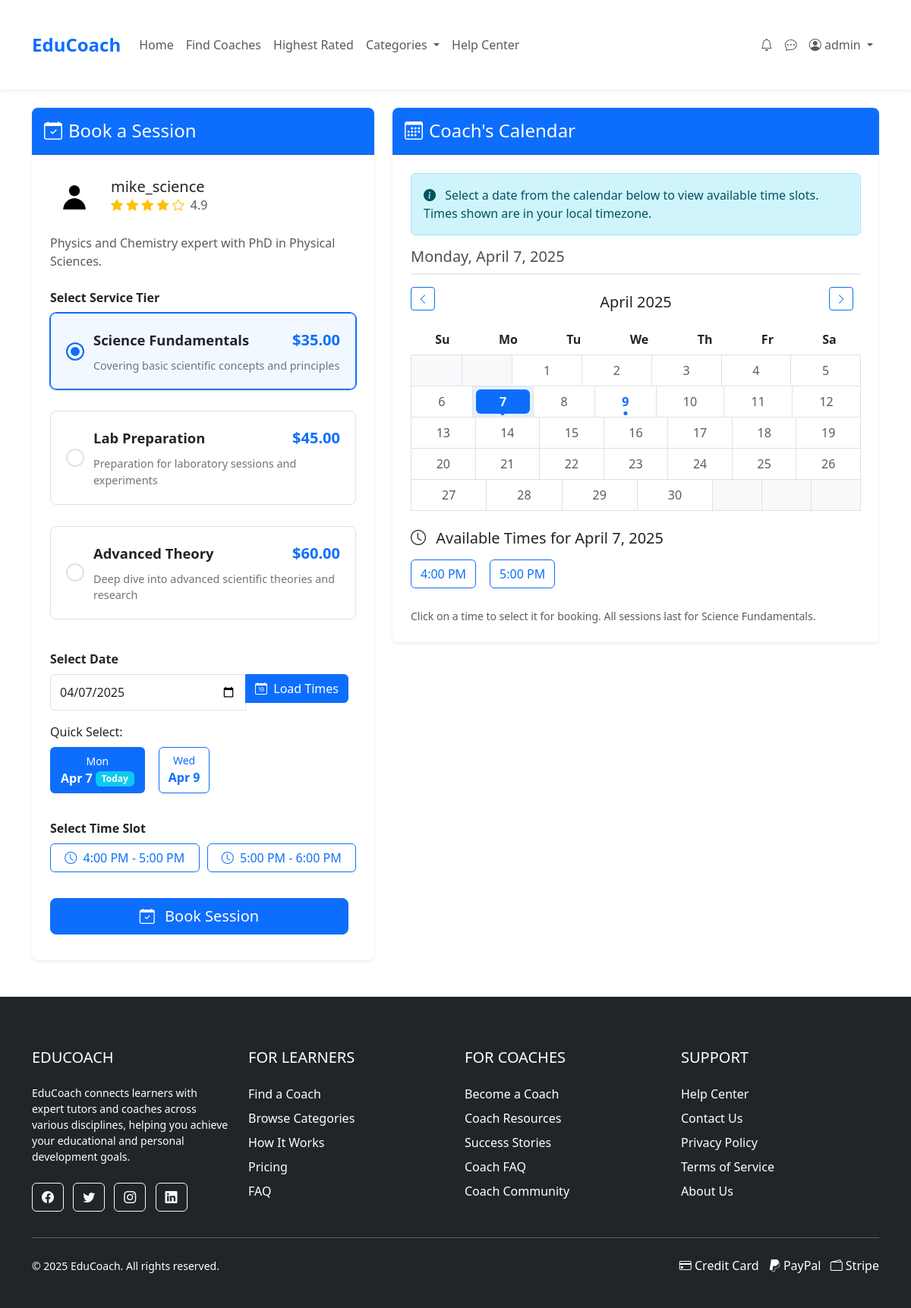
The app's page /pages/book.php?coach_id=3&tier_id=7 (signed in) with its own data.
### tables this page shows
CREATE TABLE IF NOT EXISTS Coaches (
    coach_id INT PRIMARY KEY AUTO_INCREMENT,
    user_id INT,
    headline VARCHAR(255),  
    about_me TEXT,  
    experience VARCHAR(50),  
    hourly_rate DECIMAL(8,2),  
    video_url VARCHAR(255),  
    custom_category VARCHAR(100) NULL,  
    rating DECIMAL(3,2) DEFAULT 0,
    created_at TIMESTAMP DEFAULT CURRENT_TIMESTAMP
);

CREATE TABLE IF NOT EXISTS Users (
    user_id INT PRIMARY KEY AUTO_INCREMENT,
    username VARCHAR(50) NOT NULL,
    email VARCHAR(100) NOT NULL UNIQUE,
    password_hash VARCHAR(255) NOT NULL,
    user_type ENUM('regular', 'business', 'admin') DEFAULT 'regular',
    profile_image VARCHAR(255),
    bio TEXT,
    created_at TIMESTAMP DEFAULT CURRENT_TIMESTAMP,
    is_banned BOOLEAN DEFAULT FALSE,
    reset_token VARCHAR(64) DEFAULT NULL,
    reset_expires DATETIME DEFAULT NULL,
    last_login DATETIME DEFAULT NULL
);

CREATE TABLE IF NOT EXISTS ServiceTiers (
    tier_id INT PRIMARY KEY AUTO_INCREMENT,
    coach_id INT,
    name VARCHAR(50) NOT NULL,
    description TEXT,
    price DECIMAL(8,2) NOT NULL,
    is_popular TINYINT(1) DEFAULT 0
);

CREATE TABLE IF NOT EXISTS CoachTimeSlots (
    slot_id INT AUTO_INCREMENT PRIMARY KEY,
    coach_id INT NOT NULL,
    start_time DATETIME NOT NULL,
    end_time DATETIME NOT NULL,
    status ENUM('available', 'booked', 'unavailable') DEFAULT 'available',
    created_at TIMESTAMP DEFAULT CURRENT_TIMESTAMP
);

### pages/book.php (the view, shortened to what this page needs)
<?php
require __DIR__ . '/../includes/db_connection.php';
$selected_coach_id = $_GET['coach_id'] ?? null;
$selected_tier_id = $_GET['tier_id'] ?? null;
$selected_date = $_GET['date'] ?? date('Y-m-d');
$coach_details = null;
$service_details = null;
$available_time_slots = [];
try {
    if ($selected_coach_id) {
        $stmt = $pdo->prepare("
            SELECT c.*, u.username as coach_name, u.email, u.bio
            FROM Coaches c
            JOIN Users u ON c.user_id = u.user_id
            WHERE c.coach_id = ?
        ");
        $stmt->execute([$selected_coach_id]);
        $coach_details = $stmt->fetch(PDO::FETCH_ASSOC);
    }
    if ($selected_coach_id) {
        $stmt = $pdo->prepare("
            SELECT * FROM ServiceTiers
            WHERE coach_id = ?
            ORDER BY price ASC
        ");
        $stmt->execute([$selected_coach_id]);
        $service_tiers = $stmt->fetchAll(PDO::FETCH_ASSOC);
        if ($selected_tier_id) {
            foreach ($service_tiers as $tier) {
                if ($tier['tier_id'] == $selected_tier_id) {
                    $service_details = $tier;
                    break;
                }
            }
        }
    }
    if ($selected_coach_id && $selected_date) {
        $date_start = $selected_date . ' 00:00:00';
        $date_end = $selected_date . ' 23:59:59';
        $stmt = $pdo->prepare("
            SELECT * FROM CoachTimeSlots
            WHERE coach_id = ?
            AND start_time BETWEEN ? AND ?
            AND status = 'available'
            ORDER BY start_time ASC
        ");
        $stmt->execute([$selected_coach_id, $date_start, $date_end]);
        $available_time_slots = $stmt->fetchAll(PDO::FETCH_ASSOC);
    }
} catch (Exception $e) {
    if (isset($pdo) && $pdo->inTransaction()) {
        $pdo->rollBack();
    }
    $error = 'Error: ' . $e->getMessage();
}
$available_dates = [];
if ($selected_coach_id) {
    $stmt = $pdo->prepare("
        SELECT DISTINCT DATE(start_time) as date
        FROM CoachTimeSlots
        WHERE coach_id = ?
        AND status = 'available'
        AND start_time > NOW()
        ORDER BY date ASC
        LIMIT 30
    ");
    $stmt->execute([$selected_coach_id]);
    $available_dates = $stmt->fetchAll(PDO::FETCH_COLUMN);
}
include __DIR__ . '/../includes/header.php';
?>
<div class="container py-4">
    <div class="row g-4">
        <div class="col-lg-5">
            <div class="card shadow-sm border-0 rounded-3 mb-4">
                <div class="card-header bg-primary text-white py-3">
                    <h4 class="card-title mb-0"><i class="bi bi-calendar-check me-2"></i>Book a Session</h4>
                </div>
                <div class="card-body p-4">
                    <?php if ($coach_details): ?>
                        <div class="mb-4">
                            <div class="d-flex align-items-center mb-3">
                                <?php
                                $profile_image = '/assets/images/profiles/default.jpg';
                                ?>
                                <img src="<?= $profile_image ?>" alt="<?= htmlspecialchars($coach_details['coach_name']) ?>"
                                     class="rounded-circle me-3" style="width: 64px; height: 64px; object-fit: cover;">
                                <div>
                                    <h5 class="mb-0"><?= htmlspecialchars($coach_details['coach_name']) ?></h5>
                                    <div class="text-warning mb-1">
                                        <?php for ($i = 1; $i <= 5; $i++): ?>
                                            <?php if ($i <= floor($coach_details['rating'])): ?>
                                                <i class="bi bi-star-fill"></i>
                                            <?php elseif ($i - 0.5 == $coach_details['rating']): ?>
                                                <i class="bi bi-star-half"></i>
                                            <?php else: ?>
                                                <i class="bi bi-star"></i>
                                            <?php endif; ?>
                                        <?php endfor; ?>
                                        <span class="text-muted ms-1"><?= number_format($coach_details['rating'], 1) ?></span>
                                    </div>
                    </div>
                            </div>
                            <p class="text-muted"><?= htmlspecialchars(substr($coach_details['bio'] ?? '', 0, 150)) ?><?= strlen($coach_details['bio'] ?? '') > 150 ? '...' : '' ?></p>
                </div>
                        <form method="POST" id="bookingForm">
                            <div class="mb-4">
                                <label class="form-label fw-bold">Select Service Tier</label>
                                <?php if (empty($service_tiers)): ?>
                                    <p class="text-danger">This coach has no service tiers available.</p>
                                <?php else: ?>
                                    <div class="service-tiers-wrapper">
                                        <?php foreach ($service_tiers as $tier): ?>
                                            <div class="service-tier-card mb-3">
                                                <label class="service-tier-card-label" for="tier_<?= $tier['tier_id'] ?>">
                                                    <div class="tier-card-content">
                                                        <div class="tier-header">
                                                            <h5 class="tier-title"><?= htmlspecialchars($tier['name']) ?></h5>
                                                            <div class="tier-price">$<?= number_format($tier['price'], 2) ?></div>
                                                        </div>
                                                        <div class="tier-description">
                                                            <?= htmlspecialchars($tier['description']) ?>
                                                        </div>
                                                    </div>
                                                </label>
                                            </div>
                                        <?php endforeach; ?>
                                    </div>
                                <?php endif; ?>
                            </div>
                            <div class="mb-4">
                                <label class="form-label fw-bold">Select Date</label>
                                <div class="input-group mb-3">
                                    <input type="date" class="form-control" id="date-picker"
                                           value="<?= $selected_date ?>"
                                           min="<?= date('Y-m-d') ?>">
                                    <button type="button" class="btn btn-primary" id="load-date-btn">
                                        <i class="bi bi-calendar-date me-1"></i> Load Times
                                    </button>
                                </div>
                                <?php if (!empty($available_dates)): ?>
                                    <label class="form-label">Quick Select:</label>
                                    <div class="d-flex flex-wrap gap-2 mb-3">
                                        <?php
                                        $dates_to_show = array_slice($available_dates, 0, 5);
                                        foreach ($dates_to_show as $date):
                                            $formatted_date = date('M j', strtotime($date));
                                            $day_of_week = date('D', strtotime($date));
                                            $is_selected = ($date == $selected_date);
                                            $is_today = ($date == date('Y-m-d'));
                                        ?>
                                            <a href="?coach_id=<?= $selected_coach_id ?>&tier_id=<?= $selected_tier_id ?>&date=<?= $date ?>"
                                               class="btn <?= $is_selected ? 'btn-primary' : 'btn-outline-primary' ?> <?= $is_today ? 'border-2' : '' ?>">
                                                <small class="d-block"><?= $day_of_week ?></small>
                                                <strong><?= $formatted_date ?></strong>
                                                <?php if ($is_today): ?><span class="badge bg-info text-white">Today</span><?php endif; ?>
                                            </a>
                            <?php endforeach; ?>
                                    </div>
                                <?php endif; ?>
                            </div>
                            <div class="mb-4">
                                <label class="form-label fw-bold">Select Time Slot</label>
                                <?php if (empty($available_time_slots)): ?>
                                    <div class="alert alert-info">
                                        <i class="bi bi-info-circle me-2"></i>
                                        No available time slots for the selected date. Please select another date.
                                    </div>
                                <?php else: ?>
                                    <div class="time-slots-grid">
                                        <?php foreach ($available_time_slots as $slot): ?>
                                            <label class="btn btn-outline-primary time-slot-btn" for="slot_<?= $slot['slot_id'] ?>">
                                                <i class="bi bi-clock me-1"></i>
                                                <?= date('g:i A', strtotime($slot['start_time'])) ?> -
                                                <?= date('g:i A', strtotime($slot['end_time'])) ?>
                                            </label>
                                        <?php endforeach; ?>
                                    </div>
                        <?php endif; ?>
                    </div>
                            <div class="d-grid">
                                <button type="submit" id="book-submit-btn" class="btn btn-primary btn-lg"
                                        <?= (empty($service_tiers) || empty($available_time_slots)) ? 'disabled' : '' ?>>
                                    <i class="bi bi-calendar-check me-2"></i> Book Session
                                </button>
                            </div>
                </form>
                    <?php endif; ?>
                </div>
            </div>
        </div>
        <div class="col-lg-7">
            <div class="card shadow-sm border-0 rounded-3">
                <div class="card-header bg-primary text-white py-3">
                    <h4 class="card-title mb-0"><i class="bi bi-calendar3 me-2"></i>Coach's Calendar</h4>
                </div>
                <div class="card-body p-4">
                    <div class="alert alert-info">
                        <i class="bi bi-info-circle-fill me-2"></i>
                        Select a date from the calendar below to view available time slots.
                        Times shown are in your local timezone.
                    </div>
                    <h5 class="mb-3 date-heading">
                        <?= ($selected_date) ? date('l, F j, Y', strtotime($selected_date)) : 'Select a date' ?>
                    </h5>
                    <div id="mini-calendar" class="mb-4"></div>
                    <?php if (!empty($available_time_slots)): ?>
                        <h5 class="mb-3">
                            <i class="bi bi-clock me-2"></i>
                            Available Times for <?= date('F j, Y', strtotime($selected_date)) ?>
                        </h5>
                        <div class="d-flex flex-wrap gap-2">
                            <?php foreach ($available_time_slots as $slot): ?>
                                <button type="button" class="btn btn-outline-primary visual-time-slot"
                                        data-slot-id="<?= $slot['slot_id'] ?>">
                                    <?= date('g:i A', strtotime($slot['start_time'])) ?>
                                </button>
                            <?php endforeach; ?>
                        </div>
                        <div class="mt-3 small text-muted">
                            Click on a time to select it for booking. All sessions last for
                            <?= !empty($selected_tier_id) && isset($service_details['name']) ?
                                   htmlspecialchars($service_details['name']) : 'the duration specified in the service tier' ?>.
                        </div>
            <?php endif; ?>
                </div>
            </div>
        </div>
    </div>
</div>
<?php include __DIR__ . '/../includes/footer.php'; ?>

### records on screen
coaches: user.username "mike_science", rating "4.9", user.bio "Physics and Chemistry expert with PhD in Physical Sciences."
servicetiers: name "Science Fundamentals", price "35.00", description "Covering basic scientific concepts and principles"
servicetiers: name "Lab Preparation", price "45.00", description "Preparation for laboratory sessions and experiments"
servicetiers: name "Advanced Theory", price "60.00", description "Deep dive into advanced scientific theories and research"
coachtimeslots: start_time "4:00 PM", end_time "5:00 PM"
coachtimeslots: start_time "5:00 PM", end_time "6:00 PM"

### other values on screen
$_SESSION['username'] "admin"
$day_of_week "Mon"
$formatted_date "Apr 7"
$day_of_week "Wed"
$formatted_date "Apr 9"
